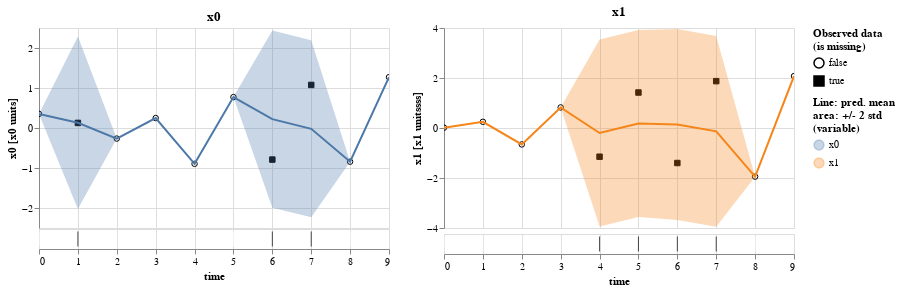

Source (notebook cell):
### Code cell
res.display_results()

### Figure 1 — Vega-Lite specification as saved in the notebook (floating-point values rounded to 4 significant figures)
{"config": {"view": {"continuousWidth": 400, "continuousHeight": 300}}, "vconcat": [{"hconcat": [{"vconcat": [{"layer": [{"data": {"name": "data-e81d2144f040e9eaee9917835d7e5b22"}, "mark": {"type": "point", "color": "black", "fillOpacity": 1, "strokeWidth": 1}, "encoding": {"fill": {"field": "is_missing", "legend": {"title": ["Observed data", "(is missing)"]}, "scale": {"range": ["#ffffff00", "black"]}, "type": "nominal"}, "shape": {"field": "is_missing", "type": "nominal"}, "x": {"axis": {"domain": false, "labels": false, "ticks": false, "title": null}, "field": "time", "type": "quantitative"}, "y": {"field": "value", "scale": {"zero": false}, "title": "x0 [x0 units]", "type": "quantitative"}}}, {"layer": [{"mark": "errorband", "encoding": {"color": {"field": "variable", "legend": {"title": ["Line: pred. mean", "area: +/- 2 std", "(variable)"]}, "type": "nominal"}, "tooltip": [{"field": "std", "format": ".4", "type": "quantitative"}, {"field": "mean", "format": ".4", "type": "quantitative"}], "x": {"field": "time", "type": "quantitative"}, "y": {"field": "err_low", "scale": {"zero": false}, "title": "x0 [x0 units]", "type": "quantitative"}, "y2": {"field": "err_high"}}, "height": 200, "transform": [{"calculate": "datum.mean - 2 * datum.std", "as": "err_low"}, {"calculate": "datum.mean + 2 * datum.std", "as": "err_high"}], "width": 350}, {"mark": "line", "encoding": {"color": {"field": "variable", "type": "nominal"}, "x": {"field": "time", "type": "quantitative"}, "y": {"field": "mean", "scale": {"zero": false}, "title": "x0 [x0 units]", "type": "quantitative"}}, "selection": {"selector005": {"type": "interval", "bind": "scales", "encodings": ["x"]}}, "title": "x0"}], "data": {"name": "data-22bbb785b4a915c9ffa1250511b6b6f6"}}]}, {"data": {"name": "data-e81d2144f040e9eaee9917835d7e5b22"}, "mark": {"type": "tick", "color": "black"}, "encoding": {"color": {"condition": {"value": "black", "test": "datum.is_missing"}, "value": "white"}, "x": {"field": "time", "type": "quantitative"}}, "selection": {"selector005": {"type": "interval", "bind": "scales", "encodings": ["x"]}}, "width": 350}], "spacing": -10}, {"vconcat": [{"layer": [{"data": {"name": "data-8f2aafb359cb71b6d770947a717d8f17"}, "mark": {"type": "point", "color": "black", "fillOpacity": 1, "strokeWidth": 1}, "encoding": {"fill": {"field": "is_missing", "legend": {"title": ["Observed data", "(is missing)"]}, "scale": {"range": ["#ffffff00", "black"]}, "type": "nominal"}, "shape": {"field": "is_missing", "type": "nominal"}, "x": {"axis": {"domain": false, "labels": false, "ticks": false, "title": null}, "field": "time", "type": "quantitative"}, "y": {"field": "value", "scale": {"zero": false}, "title": "x1 [x1 unitssss]", "type": "quantitative"}}}, {"layer": [{"mark": "errorband", "encoding": {"color": {"field": "variable", "legend": {"title": ["Line: pred. mean", "area: +/- 2 std", "(variable)"]}, "type": "nominal"}, "tooltip": [{"field": "std", "format": ".4", "type": "quantitative"}, {"field": "mean", "format": ".4", "type": "quantitative"}], "x": {"field": "time", "type": "quantitative"}, "y": {"field": "err_low", "scale": {"zero": false}, "title": "x1 [x1 unitssss]", "type": "quantitative"}, "y2": {"field": "err_high"}}, "height": 200, "transform": [{"calculate": "datum.mean - 2 * datum.std", "as": "err_low"}, {"calculate": "datum.mean + 2 * datum.std", "as": "err_high"}], "width": 350}, {"mark": "line", "encoding": {"color": {"field": "variable", "type": "nominal"}, "x": {"field": "time", "type": "quantitative"}, "y": {"field": "mean", "scale": {"zero": false}, "title": "x1 [x1 unitssss]", "type": "quantitative"}}, "selection": {"selector005": {"type": "interval", "bind": "scales", "encodings": ["x"]}}, "title": "x1"}], "data": {"name": "data-4d7c5c8c2841f6b399faa46258f0dcec"}}]}, {"data": {"name": "data-8f2aafb359cb71b6d770947a717d8f17"}, "mark": {"type": "tick", "color": "black"}, "encoding": {"color": {"condition": {"value": "black", "test": "datum.is_missing"}, "value": "white"}, "x": {"field": "time", "type": "quantitative"}}, "selection": {"selector005": {"type": "interval", "bind": "scales", "encodings": ["x"]}}, "width": 350}], "spacing": -10}]}, {"hconcat": []}, {"hconcat": []}, {"hconcat": []}, {"hconcat": []}, {"hconcat": []}, {"hconcat": []}, {"hconcat": []}, {"hconcat": []}, {"hconcat": []}], "$schema": "https://vega.github.io/schema/vega-lite/v4.17.0.json", "datasets": {"data-e81d2144f040e9eaee9917835d7e5b22": [{"time": 0.0, "variable": "x0", "value": 0.353, "is_missing": false}, {"time": 1.0, "variable": "x0", "value": 0.127, "is_missing": true}, {"time": 2.0, "variable": "x0", "value": -0.2643, "is_missing": false}, {"time": 3.0, "variable": "x0", "value": 0.2488, "is_missing": false}, {"time": 4.0, "variable": "x0", "value": -0.8961, "is_missing": false}, {"time": 5.0, "variable": "x0", "value": 0.7731, "is_missing": false}, {"time": 6.0, "variable": "x0", "value": -0.7895, "is_missing": true}, {"time": 7.0, "variable": "x0", "value": 1.077, "is_missing": true}, {"time": 8.0, "variable": "x0", "value": -0.8416, "is_missing": false}, {"time": 9.0, "variable": "x0", "value": 1.27, "is_missing": false}], "data-22bbb785b4a915c9ffa1250511b6b6f6": [{"time": 0.0, "variable": "x0", "mean": 0.353, "std": null}, {"time": 2.0, "variable": "x0", "mean": -0.2643, "std": null}, {"time": 3.0, "variable": "x0", "mean": 0.2488, "std": null}, {"time": 8.0, "variable": "x0", "mean": -0.8416, "std": null}, {"time": 9.0, "variable": "x0", "mean": 1.27, "std": null}, {"time": 1.0, "variable": "x0", "mean": 0.1303, "std": 1.078}, {"time": 4.0, "variable": "x0", "mean": -0.8961, "std": null}, {"time": 5.0, "variable": "x0", "mean": 0.7731, "std": null}, {"time": 6.0, "variable": "x0", "mean": 0.2222, "std": 1.108}, {"time": 7.0, "variable": "x0", "mean": -0.02103, "std": 1.106}], "data-8f2aafb359cb71b6d770947a717d8f17": [{"time": 0.0, "variable": "x1", "value": 0.01327, "is_missing": false}, {"time": 1.0, "variable": "x1", "value": 0.2488, "is_missing": false}, {"time": 2.0, "variable": "x1", "value": -0.658, "is_missing": false}, {"time": 3.0, "variable": "x1", "value": 0.8229, "is_missing": false}, {"time": 4.0, "variable": "x1", "value": -1.149, "is_missing": true}, {"time": 5.0, "variable": "x1", "value": 1.42, "is_missing": true}, {"time": 6.0, "variable": "x1", "value": -1.4, "is_missing": true}, {"time": 7.0, "variable": "x1", "value": 1.874, "is_missing": true}, {"time": 8.0, "variable": "x1", "value": -1.945, "is_missing": false}, {"time": 9.0, "variable": "x1", "value": 2.074, "is_missing": false}], "data-4d7c5c8c2841f6b399faa46258f0dcec": [{"time": 0.0, "variable": "x1", "mean": 0.01327, "std": null}, {"time": 2.0, "variable": "x1", "mean": -0.658, "std": null}, {"time": 3.0, "variable": "x1", "mean": 0.8229, "std": null}, {"time": 8.0, "variable": "x1", "mean": -1.945, "std": null}, {"time": 9.0, "variable": "x1", "mean": 2.074, "std": null}, {"time": 1.0, "variable": "x1", "mean": 0.2488, "std": null}, {"time": 4.0, "variable": "x1", "mean": -0.1992, "std": 1.869}, {"time": 5.0, "variable": "x1", "mean": 0.1795, "std": 1.872}, {"time": 6.0, "variable": "x1", "mean": 0.1385, "std": 1.909}, {"time": 7.0, "variable": "x1", "mean": -0.1325, "std": 1.908}]}}
